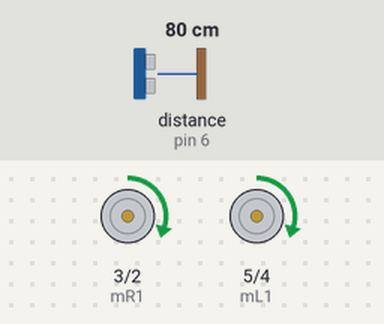
Recording of a sketch running on a simulated Arduino Uno, built with avr-gcc and run on an emulated ATmega328P. On the bench: motor-driver pin pairs drawn as motors (green arrow = first pin HIGH = forward, orange = second pin HIGH = backward, longer = more drive). The inputs (shaded band) are chosen by the test bench; at power-on: distance to the obstacle (sensor on pin 6) 80 cm. The echo pulse lasts 58.3 µs per cm. At 5.9 s the program stops and its outputs stay as they are.

Above: at 1.2 s.
1.3 s: distance to the obstacle (sensor on pin 6) set to 120 cm
At 2.2 s:
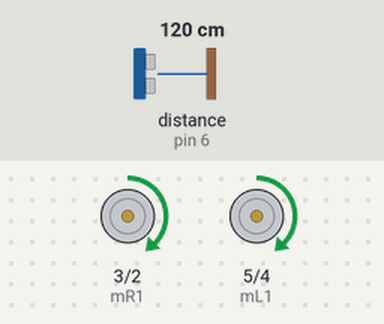
2.8 s: distance to the obstacle (sensor on pin 6) set to 250 cm
At 3.9 s:
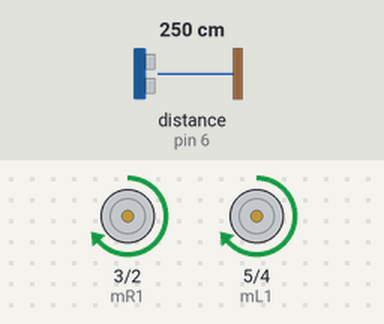
4.3 s: distance to the obstacle (sensor on pin 6) set to 299 cm
At 5.0 s:
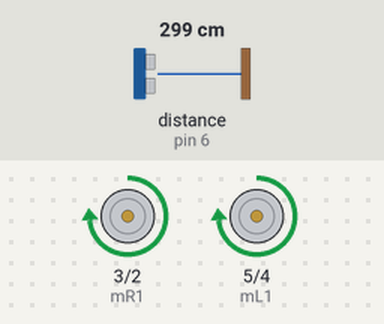
5.8 s: distance to the obstacle (sensor on pin 6) set to 2 cm
At 6.8 s:
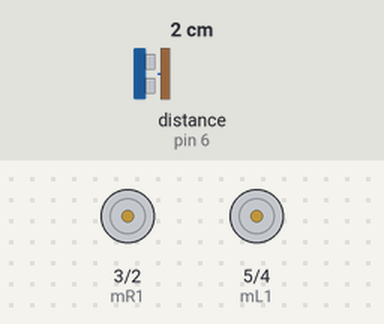
Timing chart, 0 to 7.4 s (numbered marks = the images above; inputs shaded):
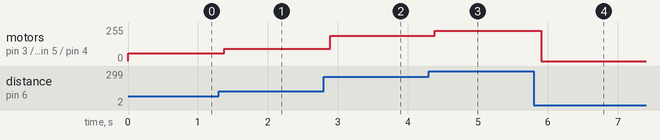

The sketch:

Ques5.ino
```cpp
int us = 6;
int mR1 = 3;
int mR2 = 2;
int mL1 = 5;
int mL2 = 4;

long readDist(int trans_echopin)
{
  pinMode(trans_echopin,OUTPUT);//initial no signals transmitting
  digitalWrite(trans_echopin, LOW);
  delayMicroseconds(2);

  digitalWrite(trans_echopin, HIGH);//transmits signal for 10microsecs.
  delayMicroseconds(10);
  digitalWrite(trans_echopin, LOW);

  pinMode(trans_echopin, INPUT);
  return pulseIn(trans_echopin, HIGH) * 0.01723;
}

void setup()
{
  pinMode(mR1, OUTPUT);
  pinMode(mR2, OUTPUT);
  pinMode(mL1, OUTPUT);
  pinMode(mL2, OUTPUT);
}

void loop()
{
  int dist = readDist(us);
  int speed= dist * 0.76119;
  if (dist > 10) {
    //move forward with diff speed
    analogWrite(mR1,speed);
    analogWrite(mR2,0);
    analogWrite(mL1,speed);
    analogWrite(mL2,0);
  } else {
    //stop
    analogWrite(mR1,0);
    analogWrite(mR2,0);
    analogWrite(mL1,0);
    analogWrite(mL2,0);
    exit(0);
  }
  delay(100);
}
```

Measured:
- after the input at 1.3 s, motor on pin 3 (mR1) / pin 2 (mR2), motor on pin 5 (mL1) / pin 4 (mL2): forward 60/255 → forward 91/255 after 0.08 s
- after the input at 2.8 s, motor on pin 3 (mR1) / pin 2 (mR2), motor on pin 5 (mL1) / pin 4 (mL2): forward 91/255 → forward 191/255 after 0.09 s
- after the input at 4.3 s, motor on pin 3 (mR1) / pin 2 (mR2), motor on pin 5 (mL1) / pin 4 (mL2): forward 191/255 → forward 228/255 after 0.09 s
- after the input at 5.8 s, motor on pin 3 (mR1) / pin 2 (mR2), motor on pin 5 (mL1) / pin 4 (mL2): forward 228/255 → stopped after 0.11 s
